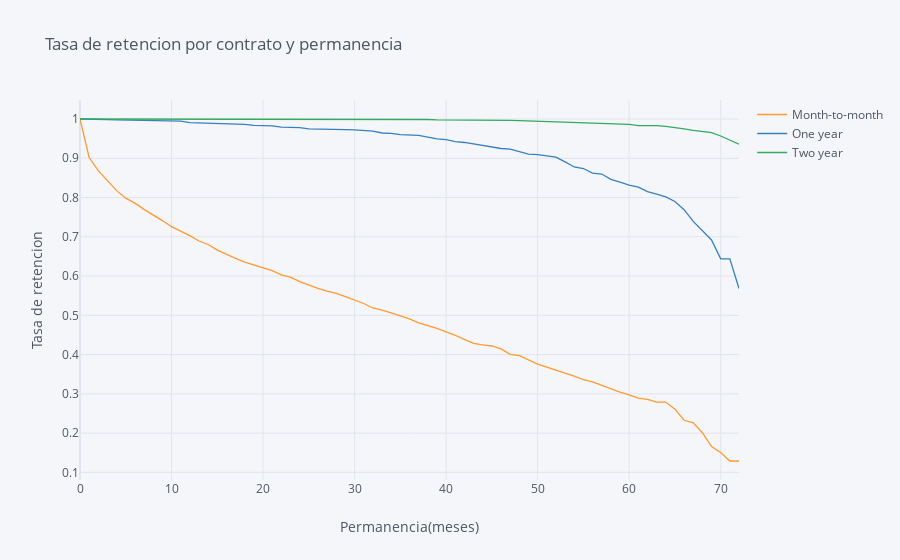

Notebook code for this chart:
### Code cell
rates=survival(data, 'Contract', 'tenure', 'ChurnBinary')

rates.iplot(kind='line', xTitle='Permanencia(meses)', yTitle='Tasa de retencion',
            title='Tasa de retencion por contrato y permanencia')
